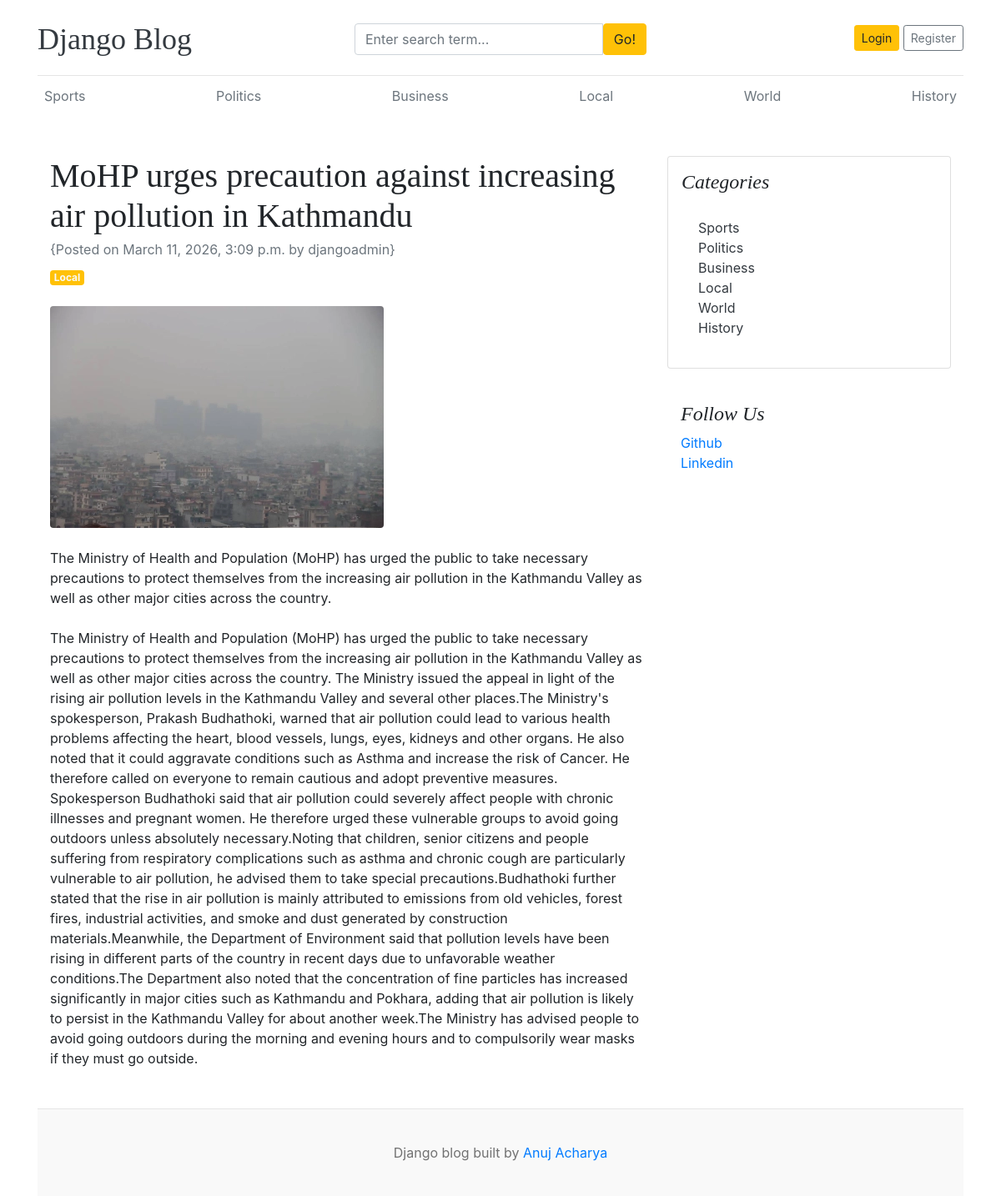
/blogs/mohp-urges-precaution-against-increasing-air-pollution-in-kathmandu/, run on the app's committed database.
### blogs/models.py (models this page shows, shortened)
class Category(models.Model):
    category_name = models.CharField(max_length=100, unique=True)
    created_at = models.DateTimeField(auto_now_add=True)
    updated_at = models.DateTimeField(auto_now=True)
    class Meta:
        verbose_name_plural = 'categories'
    def __str__(self):
        return self.category_name

class Blog(models.Model):
     title = models.CharField(max_length=100)
     slug = models.SlugField(max_length=150, unique=True, blank=True)
     category = models.ForeignKey(Category, on_delete=models.CASCADE)
     author = models.ForeignKey(User, on_delete=models.CASCADE)
     featured_image = models.ImageField(upload_to='uploads/%Y/%M/%d')
     short_description = models.TextField(max_length=500)
     blog_body = models.TextField(max_length=6000)
     status= models.CharField(max_length=100, choices=STATUS_CHOICES , default="Draft")
     is_featured = models.BooleanField(default=False)
     created_at = models.DateTimeField(auto_now_add=True)
     updated_at = models.DateTimeField(auto_now=True)

### assignments/models.py (models this page shows, shortened)
class SocialLink(models.Model):
    name = models.CharField(max_length=25)
    url = models.URLField(max_length=255)
    created_at = models.DateTimeField(auto_now_add=True)
    updated_at = models.DateTimeField(auto_now=True)

### blogs/views.py (the view)
# urls.py: path('blogs/<slug:slug>/', BlogViews.blogs, name="blogs"),
def blogs(request, slug):
     single_blog = get_object_or_404(Blog, slug=slug, status = 'Published')
     context = {
         'single_blog':single_blog,
     }
     return render(request, 'blogs.html', context)

### blogs/context_processors.py (called while the page is built)
def get_categories(request):
    categories = Category.objects.all()
    return dict(categories  = categories)

def get_social_links(request):
    social_links = SocialLink.objects.all()
    return dict(social_links=social_links)

### templates/blogs.html
{% extends 'base.html' %}
{% block content%}
<div class="container mt-5">
    <div class="row">
        <div class="col-lg-8">
            <article>
                <header class="mb-4">
                    <h1 class="fw-bolder mb-1">{{single_blog.title}}</h1>
                    <div class="text-muted fst-italic mb-2">{Posted on {{single_blog.created_at}} by {{single_blog.author}}}</div>
                    <a class="badge bg-warning text-decoration-none text-light" href="#!">{{single_blog.category}}</a>
                </header>
                <figure class="mb-4"><img class="img-fluid rounded" src="{{single_blog.featured_image.url}}" alt="..." /></figure>
                <section class="mb-5">
                    <p class="fs-5 mb-4">{{single_blog.short_description}}</p>
                    <p class="fs-5 mb-4">{{single_blog.blog_body}}</p>
                    </section>
            </article>
        </div>
        <div class="col-lg-4">
            <div class="card mb-4 p-3">
                <h4 class="font-italic">Categories</h4>
                <div class="card-body">
                    <div class="row">
                        <div class="col-sm-6">
                            <ul class="list-unstyled mb-0">
                                 {% for i in categories %}
                                <li><a href="{% url 'post_by_category' i.id%}" class="text-dark">{{ i.category_name }}</a></li>
                                {% endfor %}
                            </ul>
                        </div>
                    </div>
                </div>
            </div>
            {% if social_links %}
        <div class="p-3">
          <h4 class="font-italic">Follow Us</h4>
          <ol class="list-unstyled">
            {% for link in social_links %}
            <li><a href="{{ link.url }}" target="_blank">{{ link.name }}</a></li>
            {% endfor %}
          </ol>
        </div>
        {% endif %}
        </div>
    </div>
</div>
{% endblock %}

### templates/base.html (shortened to what this page needs)
{% load static %}
<!DOCTYPE html>
<html lang="en">
<head>
    <link href="https://getbootstrap.com/docs/4.0/dist/css/bootstrap.min.css" rel="stylesheet">
    <link href="{% static 'css/blog.css' %}" rel="stylesheet">
    <link rel="stylesheet" href="https://cdnjs.cloudflare.com/ajax/libs/font-awesome/4.7.0/css/font-awesome.min.css">
  </head>
<body>
    <div class="container">
<header class="blog-header py-3">
        <div class="row flex-nowrap justify-content-between align-items-center">
          <div class="col-4 pt-1">
            <a class="blog-header-logo text-dark" href="/">Django Blog</a>
          </div>
            <div class="col-4 pt-1">
              <form action="{% url 'search'%}" method="get">
               <div class="input-group">
                        <input class="form-control" name="keyword" type="text" value="{{keyword}}" placeholder="Enter search term..." aria-label="Enter search term..." aria-describedby="button-search" />
                        <button type= "submit " class="btn btn-warning" id="button-search" type="button">Go!</button>
                    </div>
                    </form>
            </div>
            <div class="col-4 d-flex justify-content-end align-items-center">
            {% if not user.is_authenticated %}
            <a class="btn btn-sm btn-warning" href="{% url 'login'  %}">Login</a> &nbsp;
            <a class="btn btn-sm btn-outline-secondary" href="{% url 'register' %}">Register</a>
            {% else %}
                <span><a href="{% url 'dashboard' %}">Dashboard</a></span>
                &emsp;
                <span><a href="{% url 'logout' %}">Logout</a></span>
            {% endif %}
          </div>
        </div>
      </header>
      <div class="nav-scroller py-1 mb-2">
        <nav class="nav d-flex justify-content-between">
          {% for i in categories %}
          <a class="p-2 text-muted" href="{% url 'post_by_category' i.id%}" >{{i.category_name}}</a>
          {% endfor %}
        </nav>
      </div>
{% block content %}
{% endblock %}
 <footer class="blog-footer">
  <p>Django blog built by <a href="#">Anuj Acharya</a></p>
</footer>
</body>
</html>

### static/css/blog.css (style rules this page uses)
.blog-header { border-bottom: 1px solid #e5e5e5; }
.blog-header-logo { font-family: "Playfair Display", Georgia, "Times New Roman", serif; font-size: 2.25rem; }
h1, h2, h3, h4, h5, h6 { font-family: "Playfair Display", Georgia, "Times New Roman", serif; }
.blog-footer { padding: 2.5rem 0; color: #727272; text-align: center; background-color: #f9f9f9; border-top: .05rem solid #e5e5e5; }
.blog-footer p:last-child { margin-bottom: 0; }

### data on the page
Category: category_name "Sports"
Category: category_name "Politics"
Category: category_name "Business"
Category: category_name "Local"
Category: category_name "World"
Category: category_name "History"
Blog: title "MoHP urges precaution against increasing air pollution in Kathmandu", created_at "March 11, 2026, 3:09 p.m.", author "djangoadmin", category "Local", featured_image (picture), short_description "The Ministry of Health and Population (MoHP) has urged the public to take necessary precautions to protect themselves from the increasing air pollution in the Kathmandu Valley as well as other major cities across the country.", blog_body "The Ministry of Health and Population (MoHP) has urged the public to take necessary precautions to protect themselves from the increasing air pollution in the Kathmandu Valley as well as other major cities across the country. The Ministry issued the appeal in light of the rising air pollution levels in the Kathmandu Valley and several other places.The Ministry's spokesperson, Prakash Budhathoki, warned that air pollution could lead to various health problems affecting the heart, blood vessels, lungs, eyes, kidneys and other organs. He also noted that it could aggravate conditions such as Asthma and increase the risk of Cancer. He therefore called on everyone to remain cautious and adopt…"
SocialLink: name "Github"
SocialLink: name "Linkedin"
